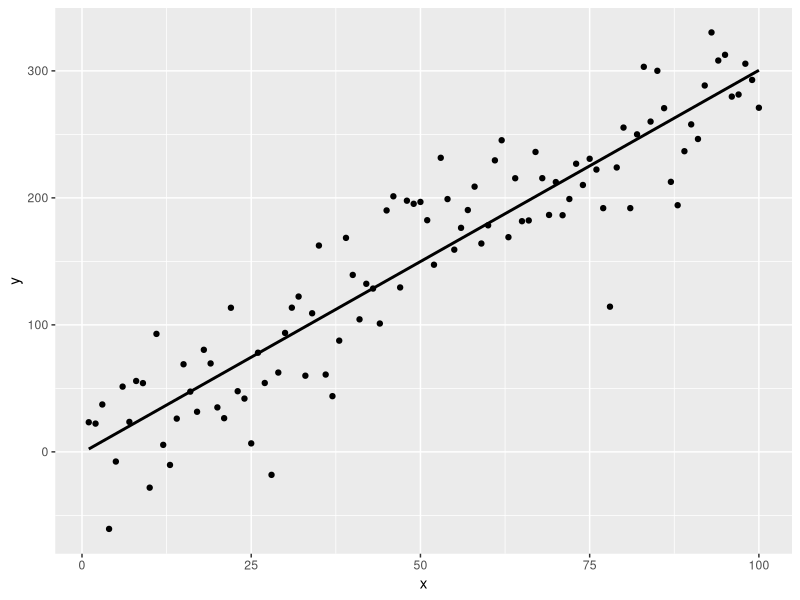
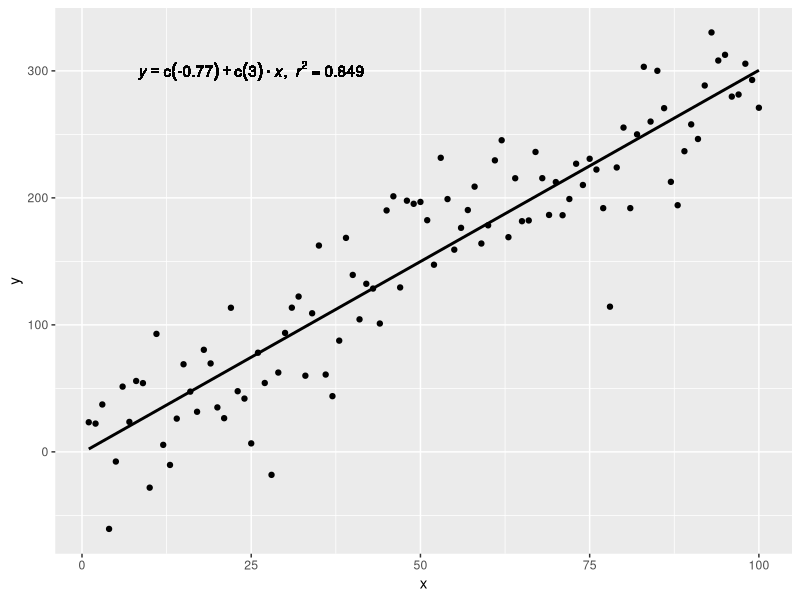

Write the R code that produced these figures, in order.
###  1: plot regression line, and add reg equation and R_square on the graph
library(ggplot2)
df <- data.frame(x = c(1:100))
df$y <- 2 + 3 * df$x + rnorm(100, sd = 40)
p <- ggplot(data = df, aes(x = x, y = y)) +
            geom_smooth(method = "lm", se=FALSE, color="black", formula = y ~ x) +
            geom_point()

p

lm_eqn = function(df){
    m = lm(y ~ x, df);
    eq <- substitute(italic(y) == a + b %.% italic(x)*","~~italic(r)^2~"="~r2, 
         list(a = format(coef(m)[1], digits = 2), 
              b = format(coef(m)[2], digits = 2), 
             r2 = format(summary(m)$r.squared, digits = 3)))
    as.character(as.expression(eq));                 
}

p1 = p + geom_text(aes(x = 25, y = 300, label = lm_eqn(df)), parse = TRUE)

p1

